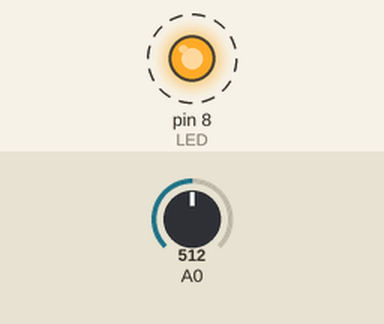
Recording of a sketch running on a simulated Arduino Uno, built with avr-gcc and run on an emulated ATmega328P. Parts: output pins drawn as LEDs (lit = HIGH). Dashed ring = blinking. The test bench sets the inputs (shaded band); at power-on: A0 = 512. What the sketch prints to the serial monitor is not drawn.

Above: at 0.7 s.
Timing chart, 0 to 5.1 s (numbered marks = the images above):
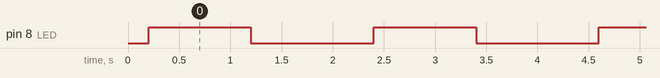

The sketch:

20190829_third_resister.ino
```cpp
int LED = 8;
int d = 1000;

void setup() {
 pinMode (A0, INPUT);
 pinMode (LED, OUTPUT);
 Serial.begin (9600);
}

void loop() {
  Serial.println (analogRead(A0));
  delay (200);
   digitalWrite (LED, 1);
  delay (d);
  digitalWrite (LED, 0);
  delay (d);

}
```

Measured:
- by itself, pin 8 (LED): alternates HIGH for 1.0 s and LOW for 1.2 s
